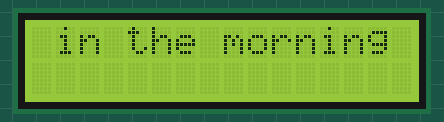
This sketch was run on a simulated Arduino Uno, built with avr-gcc and run on an emulated ATmega328P. Shown: 16×2 character LCD.

Above: at 3.0 s.
At 11.2 s:
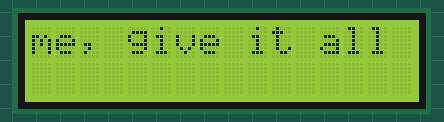
At 13.0 s:
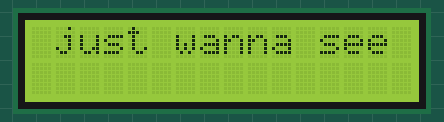
At 18.3 s:
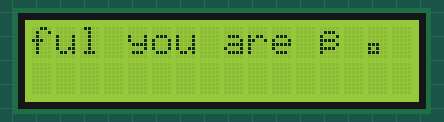
At 24.2 s:
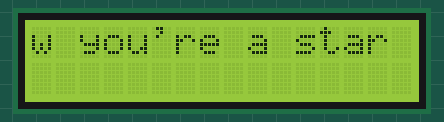
At 30.0 s:
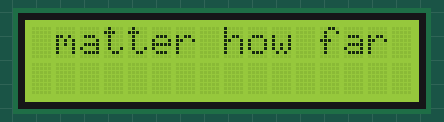

The sketch:

BestPart_LCD.ino
```cpp
#include <Wire.h>
#include <LiquidCrystal_I2C.h>

LiquidCrystal_I2C lcd(0x27, 16, 2); // 16x2 LCD

void scrollText(String message, int delayTime) {
  lcd.clear();
  message = " " + message + " "; // spacing for smooth edges

  for (int i = 0; i < message.length() - 15; i++) {
    lcd.setCursor(0, 0);
    lcd.print(message.substring(i, i + 16));
    delay(delayTime);
  }
}

void setup() {
  lcd.init();
  lcd.backlight();
}

void loop() {
  scrollText("You're the coffee that I need in the morning", 80);
  delay(1000);

  scrollText("You're my sunshine in the rain", 100);
  delay(400);

  scrollText("when it's pouring", 100);
  delay(1000);

  scrollText("Won't you give yourself to me, give it all", 100);
  delay(1500);

  scrollText("I just wanna see", 80);
  delay(2000);

  scrollText("I just wanna see how beautiful you are ♡", 100);
  delay(2000);

  scrollText("You know that i see it", 100);
  delay(2000);

  scrollText("I know you're a star", 100);
  delay(2000);

  scrollText("Where you go, i'll follow", 100);
  delay(2000);

  scrollText("No matter how far", 100);
  delay(2000);

  scrollText("If life is a movie, know you're the best part", 200);
  delay(2000);


}
```

Measured:
- what the display in image 0 shows lasts 1.1 s, from 2.9 s to 4.0 s
- what the display in image 1 shows lasts 1.6 s, from 11.1 s to 12.7 s
- what the display in image 2 shows lasts 2.1 s, from 12.9 s to 15.0 s
